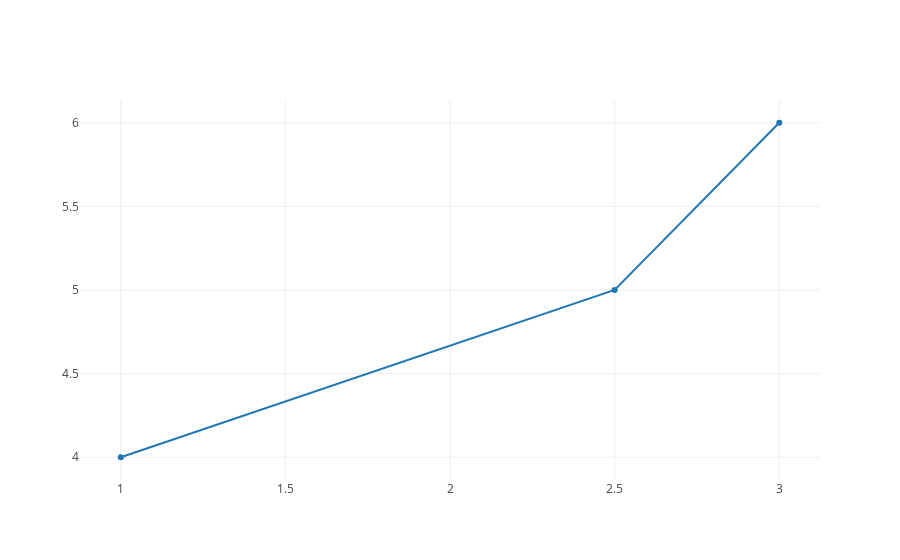

The code cell stored with this chart in its notebook:
### Markdown cell above
## Making a basic line chart:

To get a plot, we assemble the data into a specially crafted dictionary, and pass it to the `iplot` function. 

By default we'll get a line chart.

Note that your plot should be interactive: you should have some zooming and panning buttons at the top right, and if you hover over a point you should see a tooltip showing the value (we'll customise what the tooltip shows in a bit).

### Code cell
figure = {
    'data': [
        {
           'x': [1, 2.5, 3],
           'y': [4, 5, 6]
        }]
}

iplot(figure)

### Figure 1 — Plotly figure (JSON) as saved in the notebook; plotly's stock layout.template omitted (floating-point values rounded to 4 significant figures)
{"data": [{"type": "scatter", "uid": "829d02d8-c8b4-48ee-a5f9-200563cb3368", "x": [1, 2.5, 3], "y": [4, 5, 6]}], "layout": {}}
